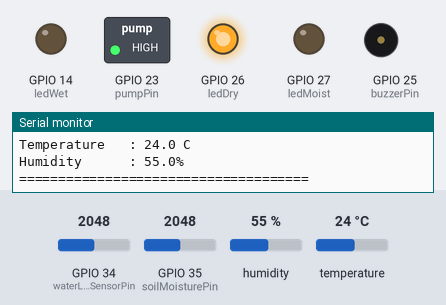
A sketch run on a simulated ESP32. On the bench: switched loads named in the sketch (green lamp = pin HIGH), output pins drawn as LEDs (lit = HIGH), buzzer (waves = sounding, pin HIGH), the last lines printed to the serial monitor. The test bench sets the inputs (shaded band); at power-on: GPIO 35 (soilMoisturePin) = 2048, GPIO 34 (waterLevelSensorPin) = 2048, humidity 55 %, temperature 24 °C. WiFi joins after 1.5 s; servers stay silent unless stated.

Above: at 2.54 s.
2.8 s: GPIO 35 (soilMoisturePin) set to 1663
6.3 s: GPIO 35 (soilMoisturePin) set to 1534
At 8.0 s:
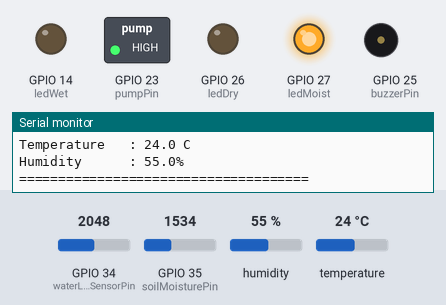
8.4 s: GPIO 35 (soilMoisturePin) set to 1093
9.9 s: GPIO 35 (soilMoisturePin) set to 1016
At 10.2 s:
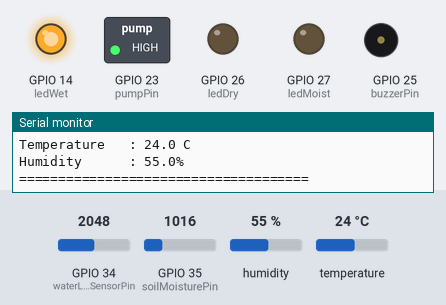
12.9 s: GPIO 35 (soilMoisturePin) set to 1228
At 13.6 s:
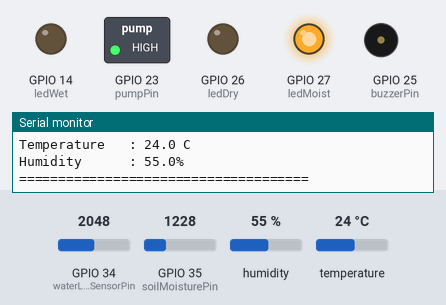
Timing chart, 0 to 15.4 s (numbered marks = the images above; inputs shaded):
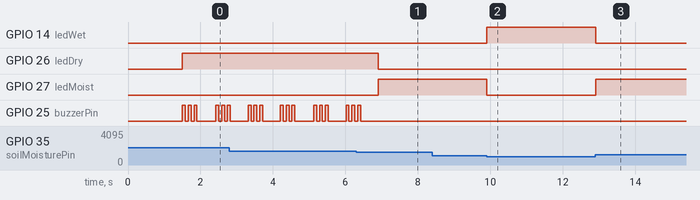

Measured:
- the behaviour switches between 1601 and 1600 on GPIO 35 (soilMoisturePin) (found by bisection; images 0 and 1)
- the behaviour switches between 1049 and 1048 on GPIO 35 (soilMoisturePin) (found by bisection; images 1 and 2)
- after the input at 6.3 s, GPIO 26 (ledDry): HIGH → LOW after 0.61 s; GPIO 27 (ledMoist): LOW → HIGH after 0.61 s; GPIO 25 (buzzerPin): goes on until 6.4 s, then stays LOW
- after the input at 9.9 s, GPIO 14 (ledWet): LOW → HIGH at once; GPIO 27 (ledMoist): HIGH → LOW at once
- after the input at 12.9 s, GPIO 14 (ledWet): HIGH → LOW at once; GPIO 27 (ledMoist): LOW → HIGH at once
- by itself, GPIO 25 (buzzerPin): repeats every 0.89 s: 2 × (HIGH 0.08 s, LOW 0.08 s), HIGH 0.08 s, LOW 0.49 s

The sketch:

Not_Used__Final_Project_-_Plant_Monitoring_System_simplified.ino
```cpp
// PLANT MONITORING SYSTEM - SIMPLIFIED VERSION
// ESP32 sends sensor data to database
// Web dashboard reads from database via live_dashboard.php

#include <WiFi.h>
#include <Wire.h>
#include <DHT.h>
#include <LiquidCrystal_I2C.h>
#include <HTTPClient.h>

// WiFi Connection - Change this if necessary
const char* ssid     = "ssid";
const char* password = "password";

// Components
const int waterLevelSensorPin = 34;
const int soilMoisturePin     = 35;
const int buzzerPin           = 25;
const int ledDry              = 26;
const int ledMoist            = 27;
const int ledWet              = 14;

// Mini Water Pump
const int pumpPin  = 23;
bool      pumpState = false;

#define DHTPIN  4
#define DHTTYPE DHT11
DHT dht(DHTPIN, DHTTYPE);

unsigned long lastDHTReadTime = 0;
const unsigned long dhtInterval = 2000;

float temperature = 0.0;
float humidity    = 0.0;

// Soil Moisture Calibration
int dryValue = 1900;
int wetValue = 700;

// DB Config
String HOST_NAME = "http://192.168.0.33"; // Change this if necessary (ipconfig)
String PATH_NAME = "/temperature_monitor/insert_sensor.php"; // Change this if necessary

unsigned long lastDBInsertTime = 0;
const unsigned long dbInterval = 30000; // Send record to DB every 30 seconds - Change this if necessary

WiFiServer server(80);

// ---------------------------------------------------------------
void setup() {
  Serial.begin(115200);

  pinMode(waterLevelSensorPin, INPUT);
  pinMode(soilMoisturePin,     INPUT);
  pinMode(buzzerPin,           OUTPUT);
  pinMode(ledDry,              OUTPUT);
  pinMode(ledMoist,            OUTPUT);
  pinMode(ledWet,              OUTPUT);

  dht.begin();

  pinMode(pumpPin, OUTPUT);
  digitalWrite(pumpPin, HIGH);

  WiFi.begin(ssid, password);
  while (WiFi.status() != WL_CONNECTED) { delay(500); }

  Serial.println("WiFi Connected! IP: " + WiFi.localIP().toString());

  server.begin();
}

// ---------------------------------------------------------------
void sendToDatabase(int soilPercent, float temp, float hum) {
  if (WiFi.status() != WL_CONNECTED) return;

  HTTPClient http;
  String url = HOST_NAME + PATH_NAME
             + "?soil_moisture=" + String(soilPercent)
             + "&temperature="   + String(temp, 1)
             + "&humidity="      + String(hum, 1);

  http.begin(url);
  int code = http.GET();
  if (code == HTTP_CODE_OK) {
    Serial.println("DB OK: " + http.getString());
  } else {
    Serial.printf("DB failed. HTTP %d\n", code);
  }
  http.end();
}

// ---------------------------------------------------------------
void loop() {
  int sensorValue = analogRead(waterLevelSensorPin);
  int soilValue   = analogRead(soilMoisturePin);

  unsigned long now = millis();

  // Soil %
  int soilPercent = constrain(map(soilValue, dryValue, wetValue, 0, 100), 0, 100);

  // DB insert every dbInterval
  if (now - lastDBInsertTime >= dbInterval) {
    lastDBInsertTime = now;
    sendToDatabase(soilPercent, temperature, humidity);
  }

  // ---- THRESHOLD ------------------------------------------------

  // Soil moisture threshold and description
  String soilStatus, systemAction;
  if      (soilPercent < 25)  { soilStatus = "DRY";   systemAction = "The soil is dry. Watering is recommended."; }
  else if (soilPercent <= 70) { soilStatus = "MOIST"; systemAction = "Soil has adequate moisture for healthy plant growth."; }
  else                        { soilStatus = "WET";   systemAction = "Too much water. Stop watering!"; }

  // Temperature threshold and description
  String tempStatus, tempDesc;
  if      (temperature > 35)                            { tempStatus = "Extreme Heat";     tempDesc = "High evaporation rate; severe wilting and heat stress risk"; }
  else if (temperature >= 28 && temperature <= 35)      { tempStatus = "Warm";             tempDesc = "Plants consume water faster; monitor soil moisture closely"; }
  else if (temperature >= 18 && temperature <= 27)      { tempStatus = "Optimal";          tempDesc = "Ideal growth range for most tropical and indoor plants"; }
  else                                                  { tempStatus = "Cold Environment"; tempDesc = "Plant metabolism slows; growth becomes slower"; }

  // Humidity threshold and description
  String humidityStatus, humidityDesc, humidityPrefix;
  if      (humidity > 80)                         { humidityPrefix = "STATUS"; humidityStatus = "Excessively Humid"; humidityDesc = "High risk of leaf mold, fungus, and stagnant air"; }
  else if (humidity >= 50 && humidity <= 80)      { humidityPrefix = "STATUS"; humidityStatus = "Optimal Humidity";  humidityDesc = "Perfect transpiration zone for healthy leaf respiration"; }
  else if (humidity >= 30 && humidity <= 49)      { humidityPrefix = "STATUS"; humidityStatus = "Dry Air";           humidityDesc = "Harmless for short periods, but watch for crisp leaf edges"; }
  else                                            { humidityPrefix = "ALERT";  humidityStatus = "Extremely Dry";     humidityDesc = "Air is too dry; plant will lose moisture rapidly"; }

  // Update DHT readings
  if (now - lastDHTReadTime >= dhtInterval) {
    lastDHTReadTime = now;
    float t = dht.readTemperature();
    float h = dht.readHumidity();
    if (!isnan(t) && !isnan(h)) { temperature = t; humidity = h; }

    Serial.println("========== SENSOR READINGS ==========");
    Serial.print("Soil Moisture : "); Serial.print(soilPercent); Serial.print("% ("); Serial.print(soilStatus); Serial.println(")");
    Serial.print("Temperature   : "); Serial.print(temperature, 1); Serial.println(" C");
    Serial.print("Humidity      : "); Serial.print(humidity, 1); Serial.println("%");
    Serial.println("=====================================");
  }

  // ---- LEDs (Status Indicators) ----
  digitalWrite(ledDry,   soilStatus == "DRY"   ? HIGH : LOW);
  digitalWrite(ledMoist, soilStatus == "MOIST" ? HIGH : LOW);
  digitalWrite(ledWet,   soilStatus == "WET"   ? HIGH : LOW);

  // ---- Buzzer (Alert when soil is dry) ----
  if (soilStatus == "DRY") {
    for (int i = 0; i < 3; i++) {
      digitalWrite(buzzerPin, HIGH); delay(80);
      digitalWrite(buzzerPin, LOW);  delay(80);
    }
    delay(400);
  } else {
    digitalWrite(buzzerPin, LOW);
  }

  // ---- Web Server (Pump Control Only) ----
  WiFiClient client = server.available();
  if (!client) { delay(10); return; }

  String request = client.readStringUntil('\r');
  client.flush();

  // Pump control - can be called from web interface
  if      (request.indexOf("GET /pump_on")  != -1) { if (soilStatus == "DRY") pumpState = true; }
  else if (request.indexOf("GET /pump_off") != -1) { pumpState = false; }
  digitalWrite(pumpPin, pumpState ? LOW : HIGH);

  // Respond to pump requests
  if (request.indexOf("GET /pump_") != -1) {
    client.println("HTTP/1.1 200 OK\r\nContent-Type: text/plain\r\n");
    Serial.println(pumpState ? "PUMPING WATER..." : "PUMP OFF");
    client.stop();
    return;
  }

  // Respond with JSON status (optional - for API calls)
  if (request.indexOf("GET /status") != -1) {
    String json = "{\"soil\":" + String(soilPercent) + ",\"temp\":" + String(temperature, 1) + ",\"humidity\":" + String(humidity, 1) + "}";
    client.println("HTTP/1.1 200 OK\r\nContent-Type: application/json\r\n");
    client.print(json);
    client.stop();
    return;
  }

  // Default response
  client.println("HTTP/1.1 200 OK\r\nContent-Type: text/plain\r\n");
  client.println("Plant Monitor Active - Visit http://192.168.0.33/temperature_monitor/live_dashboard.php for dashboard");
  client.stop();
  delay(10);
}
```
